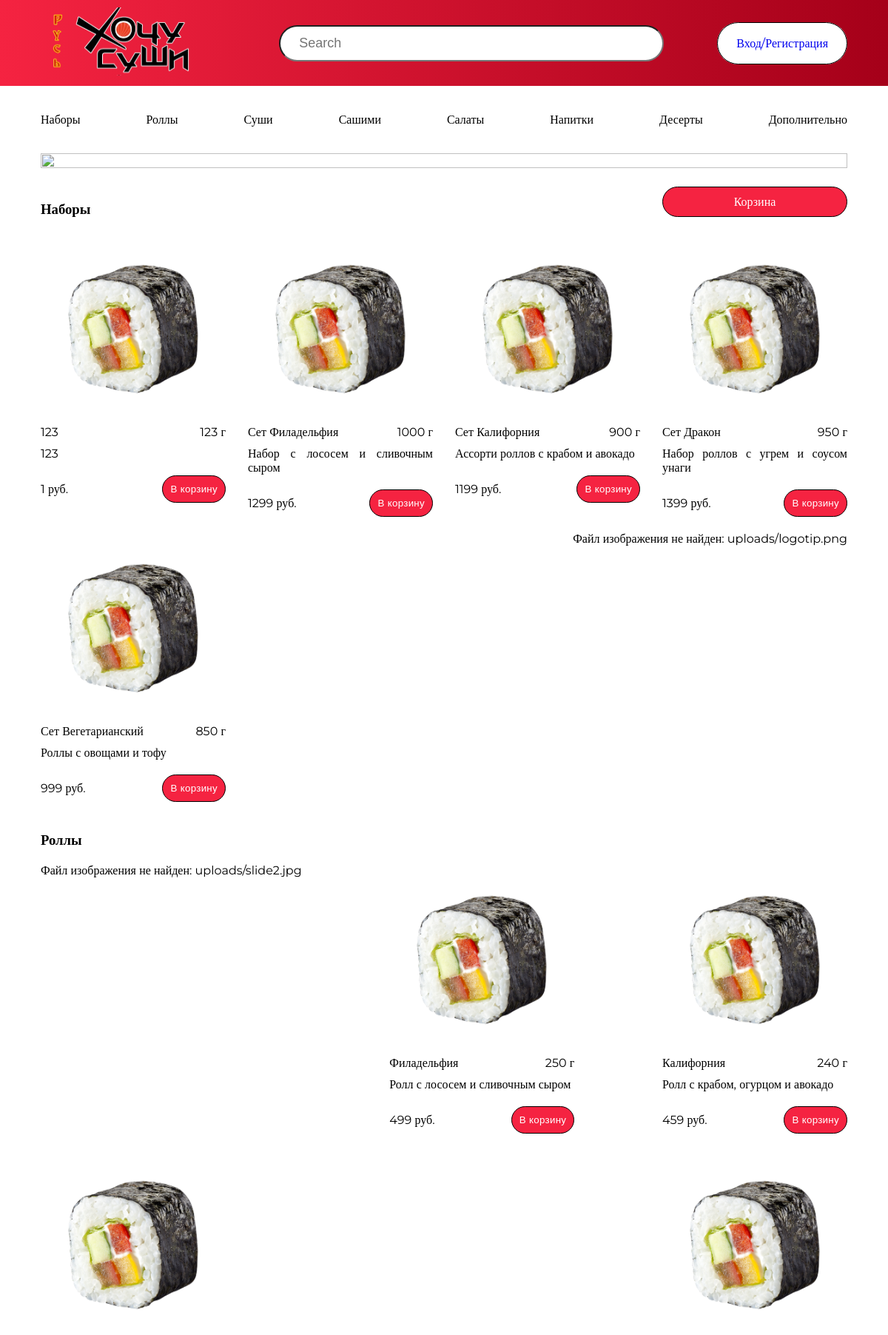
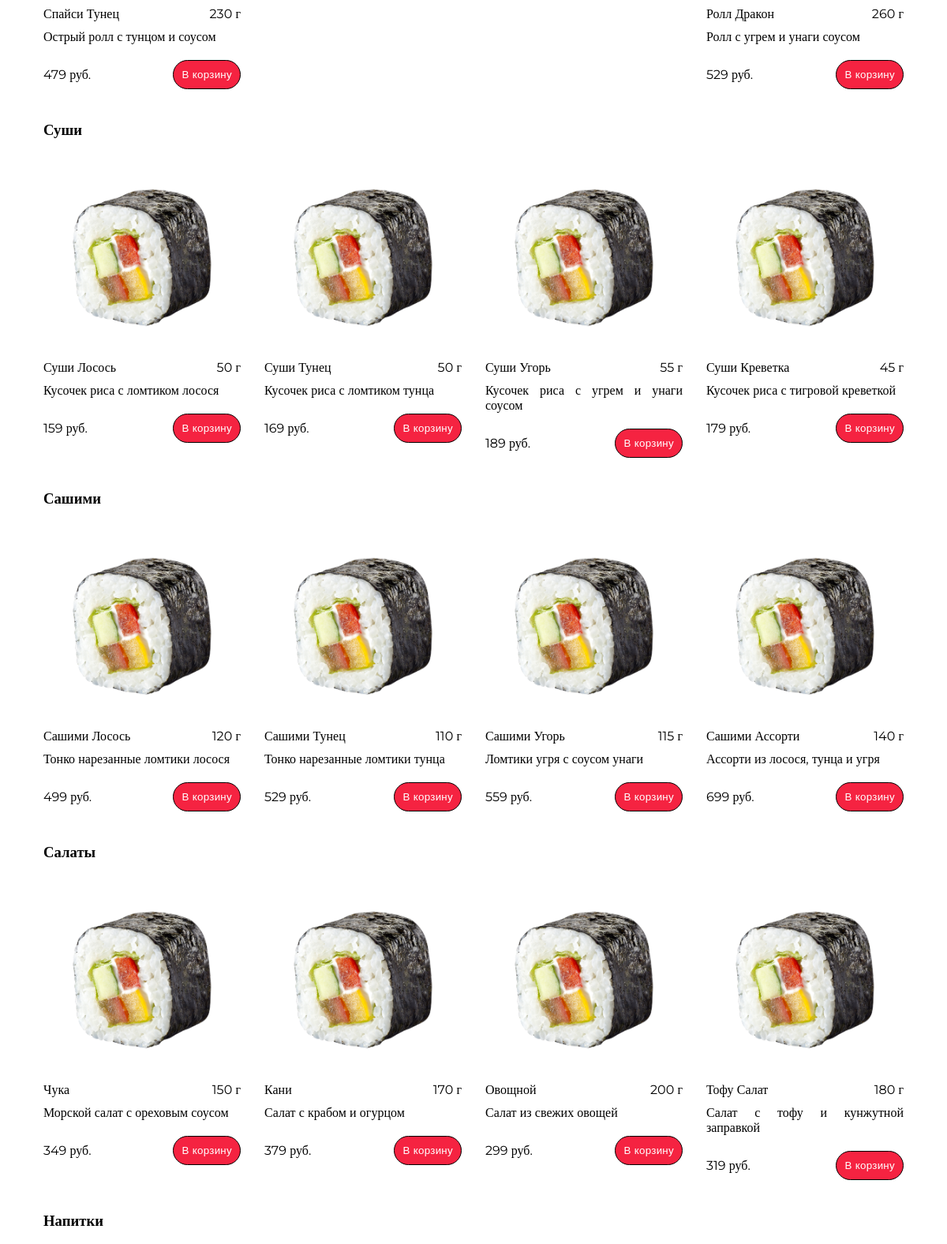
/localhost/index.php (upper part), run on the app's committed database (2 pictures, top to bottom).
### tables this page shows
CREATE TABLE `product` (
  `id` int NOT NULL,
  `name` varchar(40) NOT NULL,
  `description` text NOT NULL,
  `weight` int NOT NULL,
  `price` int NOT NULL,
  `img` varchar(255) NOT NULL,
  `category_id` int NOT NULL
);

### localhost/index.php (the view, shortened to what this page needs)
<?php
    include "components/core.php";
    include "components/header.php";
?>
        <div class="header-bottom">
            <div class="container">
                <div class="header__row_menu">
                    <ul class="header-menu">
                        <li><a href="#nabor" class="header__menu_link">Наборы</a></li>
                        <li><a href="#rolls" class="header__menu_link">Роллы</a></li>
                        <li><a href="#sushi" class="header__menu_link">Суши</a></li>
                        <li><a href="#sashimi" class="header__menu_link">Сашими</a></li>
                        <li><a href="#salat" class="header__menu_link">Салаты</a></li>
                        <li><a href="#drink" class="header__menu_link">Напитки</a></li>
                        <li><a href="#desert" class="header__menu_link">Десерты</a></li>
                        <li><a href="#dop" class="header__menu_link">Дополнительно</a></li>
                    </ul>
                </div>
            </div>
        </div>
<section class="slider">
        <img src="img/slider.svg" alt="">
    </section>
    <main>
    <div class="container">
        <div class="main__top">
            <h3 id="nabor">Наборы</h3>
            <div class="main__row_btn">
                <a href="cart.php">Корзина</a>
            </div>
        </div>
<div class="main_catalog_elem">
    <?php
    $sql = "SELECT * FROM `product` WHERE `category_id` = 1";
    $result = $link->query($sql);
    if ($result->num_rows > 0) {
        while ($row = $result->fetch_assoc()) {
            $name = $row['name'];
            $description = $row['description'];
            $weight = $row['weight'];
            $price = $row['price'];
            $img = $row['img'];
            $product_id = $row['id'];
            if (!file_exists($img)) {
                echo "Файл изображения не найден: " . $img . "<br>";
                continue;
            }
    ?>
    <form action="add_to_cart.php" method="post">
        <div class="main__row" id="product-<?php echo $product_id; ?>">
            <div class="main__row_elem">
                <img src="<?php echo $img; ?>" alt="<?php echo $name; ?>">
                <div class="main__row_elem_top">
                    <p><?php echo $name; ?></p>
                    <p><?php echo $weight; ?> г</p>
                </div>
                <p><?php echo $description; ?></p>
                <div class="main__row_elem_bottom">
                    <p><?php echo $price; ?> руб.</p>
                    <div class="main__row_elem_button">
                        <p><button>В корзину</button></p>
                    </div>
                </div>
            </div>
        </div>
    </form>
    <?php
        }
    } else {
        echo "Нет продуктов в этой категории.";
    }
    ?>
</div>
        <h3 id="rolls">Роллы</h3>
        <div class="main_catalog_elem">
        <?php
                $sql = "SELECT * FROM `product` WHERE `category_id` = 2";
                $result = $link->query($sql);
                if ($result->num_rows > 0) {
                    while ($row = $result->fetch_assoc()) {
                        $name = $row['name'];
                        $description = $row['description'];
                        $weight = $row['weight'];
                        $price = $row['price'];
                        $img = $row['img'];
                        $product_id = $row['id'];
                        if (!file_exists($img)) {
                            echo "Файл изображения не найден: " . $img . "<br>";
                            continue;
                        }
            ?>
            <form action="add_to_cart.php" method="post">
            <div class="main__row" id="product-<?php echo $product_id; ?>">
                <div class="main__row_elem">
                    <img src="<?php echo $img; ?>" alt="<?php echo $name; ?>">
                    <div class="main__row_elem_top">
                        <p><?php echo $name; ?></p>
                        <p><?php echo $weight; ?> г</p>
                    </div>
                    <p><?php echo $description; ?></p>
                    <div class="main__row_elem_bottom">
                        <p><?php echo $price; ?> руб.</p>
                        <div class="main__row_elem_button">
                            <p><button>В корзину</button></p>
                        </div>
                    </div>
                </div>
            </div>
            </form>
            <?php
                    }
                } else {
                    echo "Нет продуктов в этой категории.";
                }
            ?>
</div>
        <h3 id="sushi">Суши</h3>
        <div class="main_catalog_elem">
        <?php
                $sql = "SELECT * FROM `product` WHERE `category_id` = 3";
                $result = $link->query($sql);
                if ($result->num_rows > 0) {
                    while ($row = $result->fetch_assoc()) {
                        $name = $row['name'];
                        $description = $row['description'];
                        $weight = $row['weight'];
                        $price = $row['price'];
                        $img = $row['img'];
                        $product_id = $row['id'];
            ?>
            <form action="add_to_cart.php" method="post">
            <div class="main__row" id="product-<?php echo $product_id; ?>">
                <div class="main__row_elem">
                    <img src="<?php echo $img; ?>" alt="<?php echo $name; ?>">
                    <div class="main__row_elem_top">
                        <p><?php echo $name; ?></p>
                        <p><?php echo $weight; ?> г</p>
                    </div>
                    <p><?php echo $description; ?></p>
                    <div class="main__row_elem_bottom">
                        <p><?php echo $price; ?> руб.</p>
                        <div class="main__row_elem_button">
                            <p><button>В корзину</button></p>
                        </div>
                    </div>
                </div>
            </div>
            </form>
            <?php
                    }
                } else {
                    echo "Нет продуктов в этой категории.";
                }
            ?>
</div>
        <h3 id="sashimi">Сашими</h3>
        <div class="main_catalog_elem">
        <?php
                $sql = "SELECT * FROM `product` WHERE `category_id` = 4";
                $result = $link->query($sql);
                if ($result->num_rows > 0) {
                    while ($row = $result->fetch_assoc()) {
                        $name = $row['name'];
                        $description = $row['description'];
                        $weight = $row['weight'];
                        $price = $row['price'];
                        $img = $row['img'];
                        $product_id = $row['id'];
            ?>
            <form action="add_to_cart.php" method="post">
            <div class="main__row" id="product-<?php echo $product_id; ?>">
                <div class="main__row_elem">
                    <img src="<?php echo $img; ?>" alt="<?php echo $name; ?>">
                    <div class="main__row_elem_top">
                        <p><?php echo $name; ?></p>
                        <p><?php echo $weight; ?> г</p>
                    </div>
                    <p><?php echo $description; ?></p>
                    <div class="main__row_elem_bottom">
                        <p><?php echo $price; ?> руб.</p>
                        <div class="main__row_elem_button">
                            <p><button>В корзину</button></p>
                        </div>
                    </div>
                </div>
            </div>
            </form>
            <?php
                    }
                } else {
                    echo "Нет продуктов в этой категории.";
                }
            ?>
</div>
        <h3 id="salat">Салаты</h3>
        <div class="main_catalog_elem">
        <?php
                $sql = "SELECT * FROM `product` WHERE `category_id` = 5";
                $result = $link->query($sql);
                if ($result->num_rows > 0) {
                    while ($row = $result->fetch_assoc()) {
                        $name = $row['name'];
                        $description = $row['description'];
                        $weight = $row['weight'];
                        $price = $row['price'];
                        $img = $row['img'];
                        $product_id = $row['id'];
            ?>
            <form action="add_to_cart.php" method="post">
            <div class="main__row" id="product-<?php echo $product_id; ?>">
                <div class="main__row_elem">
                    <img src="<?php echo $img; ?>" alt="<?php echo $name; ?>">
                    <div class="main__row_elem_top">
                        <p><?php echo $name; ?></p>
                        <p><?php echo $weight; ?> г</p>
                    </div>
                    <p><?php echo $description; ?></p>
                    <div class="main__row_elem_bottom">
                        <p><?php echo $price; ?> руб.</p>
                        <div class="main__row_elem_button">
                            <p><button>В корзину</button></p>
                        </div>
                    </div>
                </div>
            </div>
            </form>
            <?php
                    }
                } else {
                    echo "Нет продуктов в этой категории.";
                }
            ?>
</div>
        <h3 id="drink">Напитки</h3>
    </div>
</main>
</body>
</html>

### localhost/components/header.php (shortened to what this page needs)
<!DOCTYPE html>
<html lang="en">
<head>
    <link rel="stylesheet" href="css/style.css">
    <link rel="stylesheet" href="css/cart.css">
    <link rel="stylesheet" href="css/reg.css">
    <link rel="stylesheet" href="css/user.css">
    <link rel="stylesheet" href="css/admin.css">
    <link rel="stylesheet" href="css/about.css">
    <link rel="stylesheet" href="css/success.css">
     <link rel="stylesheet" type="text/css" href="slick/slick.css"/>
     <link rel="stylesheet" type="text/css" href="slick/slick-theme.css"/>
</head>
<body>
    <header class="header">
        <div class="header-top">
            <div class="container">
                <div class="header__row">
                    <div class="header__row_logo">
                        <a href="index.php">
                            <img src="img/logo.svg" alt="Logo" class="logo-img">
                        </a>
                    </div>
                    <div class="header__row_search">
                        <form action="">
                            <input type="search" placeholder="Search">
                        </form>
                    </div>
                    <?php
                        if(!isset($_SESSION['user'])){?>
                        <div class="header__row_btn">
                            <a href="../reg.php">Вход/Регистрация</a>
                        </div>
                        <?php }else{?>
                        <?php if($_SESSION['user']['role'] == 2){ ?>
                            <a href="../admin.php">Админ панель</a>
                            <?php }elseif($_SESSION['user']['role'] == 1){?>
                            <a href="../user.php">Личный кабинет</a>
                        </div>
                     <?php  }} ?>
                </div>
            </div>
        </div>
    </header>

### localhost/css/style.css (style rules this page uses)
* { margin: 0; padding: 0; box-sizing: border-box; list-style: none; text-decoration: none; }
body { font-family: "Montserrat"; }
.slider { width: 1090px; margin: 20px auto; }
.header-top { padding: 10px 0px; background: linear-gradient(90deg, #f52341, #a50019); animation: gradient-animation 5s infinite alternate; }
.container { max-width: 1090px; margin: 0 auto; }
.main_catalog_elem { display: flex; flex-direction: row; justify-content: space-between; flex-wrap: wrap; }
.header__row { display: flex; justify-content: space-between; align-items: center; flex-direction: row; }
.header__row_search input { font-size: 18px; padding: 12px 25px; width: 520px; border-radius: 50px; }
.header__row_btn a { padding: 18px 25px; background-color: white; border: 1px solid black; border-radius: 50px; }
.header-bottom { margin-top: 36px; margin-bottom: 36px; }
.header-menu { display: flex; max-width: 1090px; justify-content: space-between; font-family: "Montserrat"; }
.header__menu_link { color: black; font-weight: 500; }
.main__row { display: flex; flex-direction: row; justify-content: space-between; flex-wrap: wrap; }
.main__row_elem { max-width: 250px; margin-bottom: 20px; display: flex; flex-direction: column; justify-content: space-between; }
.main__row_elem p { text-align: justify; }
.main__row_elem img { width: 250px; height: 250px; }
.main__row_elem_top { display: flex; flex-direction: row; justify-content: space-between; margin: 10px 0; }
.main__row_elem_bottom { display: flex; flex-direction: row; justify-content: space-between; align-items: center; margin-top: 20px; }
.main__row_elem_button p button { color: #fff; padding: 10px; border-radius: 50px; box-sizing: border-box; border: 1px solid rgb(0, 0, 0); border-radius: 50px; background: rgb(245, 35, 65); font-weight: 500; letter-spacing: 0.3px; }
.main__row_btn { margin-bottom: 20px; display: flex; justify-content: end; }
.main__row_btn a { border: 1px solid BLACK; border-radius: 50px; background-color: #F52341; padding: 10px; color: #fff; width: 250px; text-align: center; font-weight: 500; }
.main__top { display: flex; align-items: center; justify-content: space-between; }
h3 { margin-bottom: 20px; }

### localhost/css/admin.css (style rules this page uses)
button { cursor: pointer; }
h3 { margin: 20px 0; }

### data on the page
product: img (picture), name "123", weight "123", description "123", price "1"
product: img (picture), name "Сет Филадельфия", weight "1000", description "Набор с лососем и сливочным сыром", price "1299"
product: img (picture), name "Сет Калифорния", weight "900", description "Ассорти роллов с крабом и авокадо", price "1199"
product: img (picture), name "Сет Дракон", weight "950", description "Набор роллов с угрем и соусом унаги", price "1399"
product: img (picture), name "Сет Вегетарианский", weight "850", description "Роллы с овощами и тофу", price "999"
product: img "uploads/logotip.png"
product: img "uploads/slide2.jpg"
product: img (picture), name "Филадельфия", weight "250", description "Ролл с лососем и сливочным сыром", price "499"
product: img (picture), name "Калифорния", weight "240", description "Ролл с крабом, огурцом и авокадо", price "459"
product: img (picture), name "Спайси Тунец", weight "230", description "Острый ролл с тунцом и соусом", price "479"
product: img (picture), name "Ролл Дракон", weight "260", description "Ролл с угрем и унаги соусом", price "529"
product: img (picture), name "Суши Лосось", weight "50", description "Кусочек риса с ломтиком лосося", price "159"
product: img (picture), name "Суши Тунец", weight "50", description "Кусочек риса с ломтиком тунца", price "169"
product: img (picture), name "Суши Угорь", weight "55", description "Кусочек риса с угрем и унаги соусом", price "189"
product: img (picture), name "Суши Креветка", weight "45", description "Кусочек риса с тигровой креветкой", price "179"
product: img (picture), name "Сашими Лосось", weight "120", description "Тонко нарезанные ломтики лосося", price "499"
product: img (picture), name "Сашими Тунец", weight "110", description "Тонко нарезанные ломтики тунца", price "529"
product: img (picture), name "Сашими Угорь", weight "115", description "Ломтики угря с соусом унаги", price "559"
product: img (picture), name "Сашими Ассорти", weight "140", description "Ассорти из лосося, тунца и угря", price "699"
product: img (picture), name "Чука", weight "150", description "Морской салат с ореховым соусом", price "349"
product: img (picture), name "Кани", weight "170", description "Салат с крабом и огурцом", price "379"
product: img (picture), name "Овощной", weight "200", description "Салат из свежих овощей", price "299"
product: img (picture), name "Тофу Салат", weight "180", description "Салат с тофу и кунжутной заправкой", price "319"
